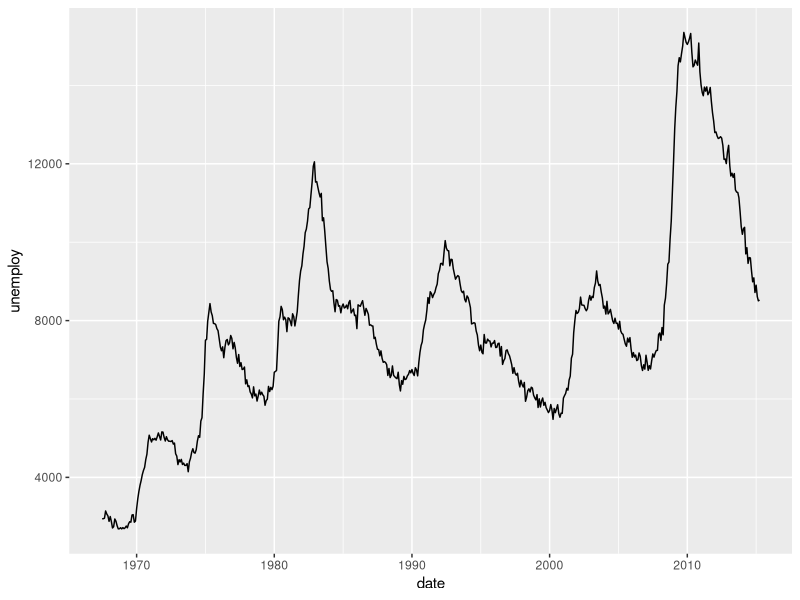
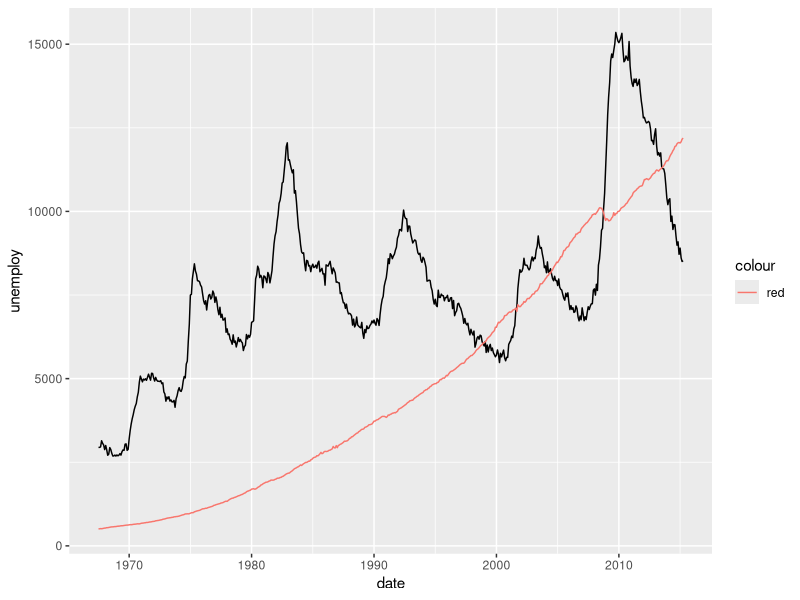
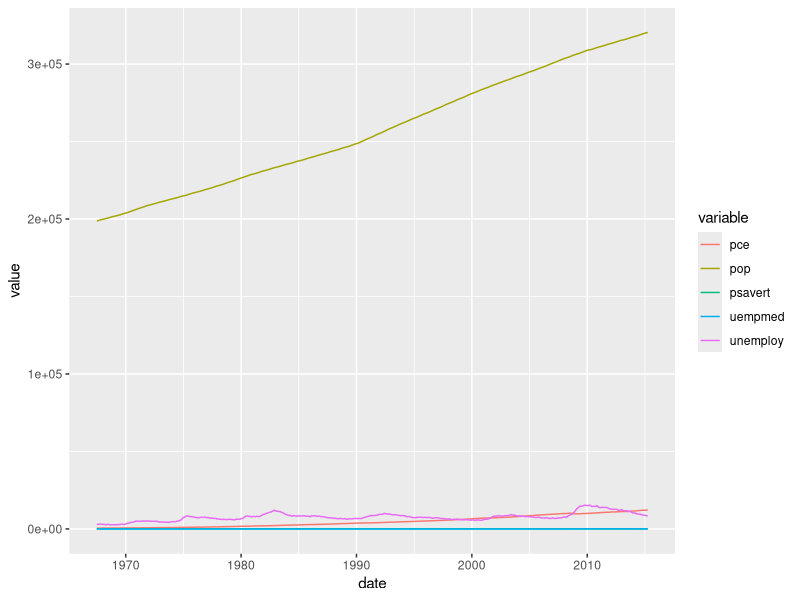
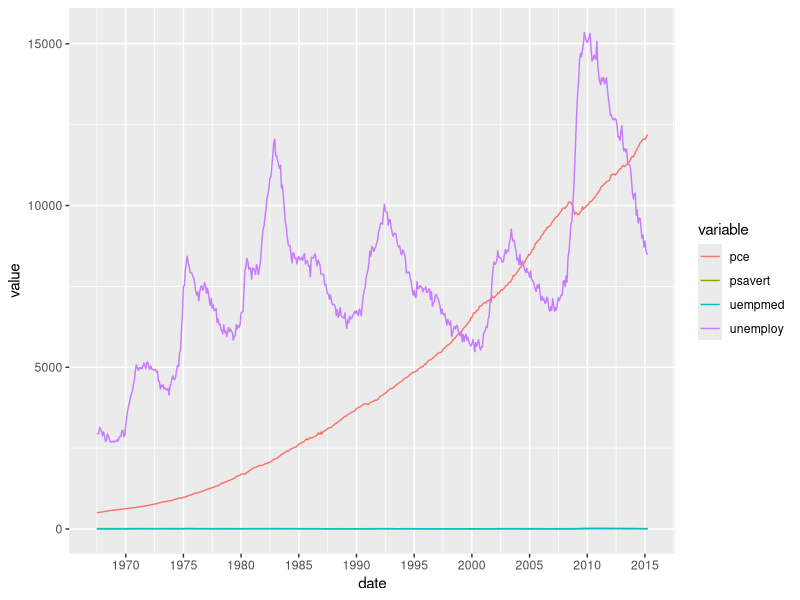

Write R code to recreate these figures, in order.
# clear work space
rm(list = ls())
graphics.off()

# load libraries
library(ggplot2)
library(dplyr)

# Line chart
economics %>% 
  ggplot(aes(x = date,
             y = unemploy)) +
  geom_line()

## multiple time series - wide table format
economics %>% 
  ggplot(aes(x = date)) +
  geom_line(aes(y = unemploy)) +
  geom_line(aes(y = pce, color = "red"))

## multiple time series - long table format
economics_long %>% 
  ggplot(aes(x = date,
             y = value,
             color = variable,
             group = variable)) +
  geom_line()

economics_long %>% 
  filter(variable != "pop") %>% 
  ggplot(aes(x = date,
             y = value,
             color = variable)) +
  geom_line() +
  # scale the date
  scale_x_date(date_breaks = "5 years", date_labels = "%Y")